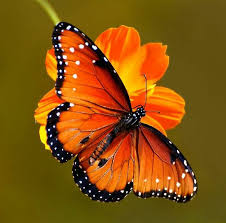
#> input picture dataset/kupu/1.jpg, 226 x 223 px; its folder holds 4 pictures in this run
$ jupyter execute glcm.ipynb
#> lines starting #> are read from the running program, lines starting #| are printed output that depends on the picture
[cell 1]
from PIL import Image
import os
import cv2
from io import BytesIO
import csv
import numpy as nm
import time as t

class Data:
    def __init__(self, path):
        imageObject  = Image.open(path)

        img_gray = cv2.cvtColor(nm.array(imageObject ), cv2.COLOR_BGR2GRAY)
        self.citra=img_gray
        self.matriksIterasi = [[0 for i in range(256)] for j in range(256)]

    def insertoCsv(self,data):
        row = data;
        with open('Dataset.csv', 'a') as csvFile:
            writer = csv.writer(csvFile)
            writer.writerow(row)
        print("succes")
        csvFile.close()

[cell 2]
import math
import matplotlib.pyplot as plt
import matplotlib.image as mpimg
import numpy as nm

class Glcm:
    def __init__(self):
        self.result =[]
    def forOder(self,a, b):
        # size = 0
        # for i in a[0]:
        #     size=size+1
        for i in range(len(a)):
                for j in range(len(a[i])-1):
                    p=a[i][j]
                    q=a[i][j+1]
                    b[p][q]=b[p][q]+1
        matriksIterasi1=list(map(list,zip(*b)))
        for i in range(len(b)):
                for j in range(len(b[0])):
                    b[i][j]=float(b[i][j])+matriksIterasi1[i][j]
        count=0
        for i in range(len(b)):
            for j in range(len(b[0])):
                count=count+b[i][j]
#         print(b)
        return self.normalisasi(b, count)

    def forOder45(self,a, b):
        # size = 0
        # for i in a[0]:
        #     size=size+1
        for i in range(len(a)-1):
                for j in range(len(a[i])-1):
                    p=a[i][j+1]
                    q=a[i+1][j]
                    b[p][q]=b[p][q]+1
        matriksIterasi1=list(map(list,zip(*b)))
        for i in range(len(b)):
                for j in range(len(b[0])):
                    b[i][j]=float(b[i][j])+matriksIterasi1[i][j]
        count=0
        for i in range(len(b)):
            for j in range(len(b[0])):
                count=count+b[i][j]
        return self.normalisasi(b, count)

    def forOder90(self,a, b):
        # size = 0
        # for i in a[0]:
        #     size=size+1
        for i in range(len(a)-1):
                for j in range(len(a[i])):
                    p=a[i][j]
                    q=a[i+1][j]
                    b[p][q]=b[p][q]+1
        matriksIterasi1=list(map(list,zip(*b)))
        for i in range(len(b)):
                for j in range(len(b[0])):
                    b[i][j]=float(b[i][j])+matriksIterasi1[i][j]
        count=0
        for i in range(len(b)):
            for j in range(len(b[0])):
                count=count+b[i][j]
        return self.normalisasi(b, count)

    def forOder135(self,a, b):
        # size = 0
        # for i in a[0]:
        #     size=size+1
        for i in range(len(a)-1):
                for j in range(len(a[i])-1):
                    p=a[i][j]
                    q=a[i+1][j+1]
                    b[p][q]=b[p][q]+1

        matriksIterasi1=list(map(list,zip(*b)))
        for i in range(len(b)):
                for j in range(len(b[0])):
                    b[i][j]=float(b[i][j])+matriksIterasi1[i][j]
        count=0
        for i in range(len(b)):
            for j in range(len(b[0])):
                count=count+b[i][j]
        return self.normalisasi(b, count)

    def normalisasi(self,data, counter):
#         print("Matriks coocurence")
        for i in range(len(data)):
                for j in range(len(data)):
                     data[i][j]=data[i][j]/counter
        return data

    def asmMethod(self, data):
        sume =0
        for i in range(len(data)-1):
            for j in range(len(data[i])-1):
                sume += (data[i][j]*data[i][j])
        return sume


    def contrasMethod(self, data):
        result = 0
        for i in range(len(data)-1):
            for j in range(len(data[i])-1):
                result += data[i][j]*((i-j)*(i-j))
        return result

    def idmMethod(self, data):
        result = 0
        for i in range(len(data)-1):
            for j in range(len(data[i])-1):
                kiri = 1/(1+((i-j)*(i-j)))
                tot = kiri*data[i][j]
                result += tot
        return result

    # [11 lines of commented-out code are left out]

    def energy(self,asm):
        return math.sqrt(asm)

#     new correlation method
    def getMean1(self, data):
        tambah1=0
        for i in range(len(data)-1):
            for j in range(len(data[i])-1):
                tambah1+=j*data[i][j]
        # print(tambah1)
        return tambah1
    def getMean2(self, data):
        tambah2=0
        for i in range(len(data)-1):
            for j in range(len(data[i])-1):
                tambah2=i*data[i][j]
        # print(tambah2)
        return tambah2
    def getStd(self, data, u1, u2):
        pangkat1=0
        pangkat2=0
        for i in range(len(data)-1):
            for j in range(len(data[i])-1):
                pangkat1+=((i-u1)*(i-u1))*data[i][j]
                pangkat2+=((j-u2)*(j-u2))*data[i][j]
        rho1=math.sqrt(pangkat1)
        rho2=math.sqrt(pangkat2)
        # print(rho1*rho2)
        return rho1*rho2

    def correlation(self, data):
        hasil=0
        u1 = self.getMean1(data)
        u2 = self.getMean2(data)
        bawah = self.getStd(data, u1, u2)
        for i in range(len(data)-1):
            for j in range(len(data[i])-1):
                tmp = ((i-u1)*(j-u2))/bawah
                akhir = data[i][j]*tmp
                hasil+=akhir
        # print(hasil)
        return (hasil)

[cell 3]
def countfeture(data, glcm):
    asm = glcm.asmMethod(data)
    energy = glcm.energy(asm)
    feture.append(energy)
    idm = glcm.idmMethod(data)
    feture.append(idm)
    cont = glcm.contrasMethod(data)
    feture.append(cont)
    corel = glcm.correlation(data)
    feture.append(corel)

[cell 4]
import glob
x =0
feture = []
mulai1 = t.time()
for filename in glob.glob('ngengat/*.jpg'):
    if x <= 70 :
        data = Data(filename)
        if (x==0):
            feture.append("nama")
            feture.append("jenis")
            feture.append("energy0")
            feture.append("idm0")
            feture.append("cont0")
            feture.append("korelasi0")
            feture.append("energy45")
            feture.append("idm45")
            feture.append("cont45")
            feture.append("korelasi45")
            feture.append("energy90")
            feture.append("idm90")
            feture.append("cont90")
            feture.append("korelasi90")
            feture.append("energy135")
            feture.append("idm135")
            feture.append("cont135")
            feture.append("korelasi135")
            feture.append("lebel")
            data.insertoCsv(feture)

        glcm = Glcm()
        feture = [filename, "G1"]
        data0 = glcm.forOder(data.citra, data.matriksIterasi)
        countfeture(data0, glcm)
        data45 = glcm.forOder45(data.citra, data.matriksIterasi)
        countfeture(data45, glcm)
        data90 = glcm.forOder90(data.citra, data.matriksIterasi)
        countfeture(data90, glcm)
        data135 = glcm.forOder135(data.citra, data.matriksIterasi)
        countfeture(data135, glcm)
        feture.append(0)
        data.insertoCsv(feture)
        print(x)
        x=x+1
    else:
        break
        print("waktu eksekusi : %s seconds " % (t.time() - mulai1))

[cell 5]
print("waktu eksekusi : %s seconds " % (t.time() - mulai1))

[cell 6]
x =0
mulai2 = t.time()
for filename in glob.glob('kupu/*.jpg'):
    if x <= 70 :
        data = Data(filename)
#> in __init__, imageObject is the input picture: PIL image 226x223 RGB; mean R, G, B 133.4, 83.5, 14.1
#> in __init__, `img_gray = cv2.cvtColor(nm.array(imageObject ), cv2.COLOR_BGR2GRAY)`:
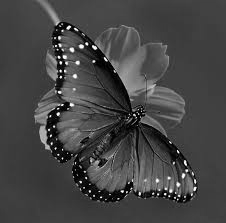
#> img_gray: shape (223, 226); min 0, max 255, mean 68.4
        glcm = Glcm()
        feture = [filename, "G1"]
        data0 = glcm.forOder(data.citra, data.matriksIterasi)
#> after the loop in forOder, `for i in range(len(a)):`: b = 256 items
#> after the loop in forOder, `for i in range(len(b)):`: count = 100350
#> after the loop in normalisasi, `for i in range(len(data)):`: data = 256 items
#> data0 = 256 items
        countfeture(data0, glcm)
#> after the loop in asmMethod, `for i in range(len(data)-1):`: sume = 0.0162
#> in countfeture, `energy = glcm.energy(asm)`: energy = 0.127
#> after the loop in idmMethod, `for i in range(len(data)-1):`: result = 0.522
#> after the loop in contrasMethod, `for i in range(len(data)-1):`: result = 440.7
#> after the loop in getMean1, `for i in range(len(data)-1):`: tambah1 = 68.42
#> in correlation, `u2 = self.getMean2(data)`: u2 = 0.00506
#> after the loop in getStd, `for i in range(len(data)-1):`: pangkat1 = 894.9; pangkat2 = 5577
#> in getStd, `rho1=math.sqrt(pangkat1)`: rho1 = 29.91
#> in getStd, `rho2=math.sqrt(pangkat2)`: rho2 = 74.68
#> in correlation, `bawah = self.getStd(data, u1, u2)`: bawah = 2234
#> after the loop in correlation, `for i in range(len(data)-1):`: hasil = 0.302
        data45 = glcm.forOder45(data.citra, data.matriksIterasi)
#> after the loop in forOder45, `for i in range(len(a)-1):`: b = 256 items
#> after the loop in forOder45, `for i in range(len(b)):`: count = 99902
#> data45 = 256 items
        countfeture(data45, glcm)
        data90 = glcm.forOder90(data.citra, data.matriksIterasi)
#> after the loop in forOder90, `for i in range(len(b)):`: count = 100346
#> data90 = 256 items
        countfeture(data90, glcm)
        data135 = glcm.forOder135(data.citra, data.matriksIterasi)
#> after the loop in forOder135, `for i in range(len(b)):`: count = 99902
#> data135 = 256 items
        countfeture(data135, glcm)
        feture.append(1)
        data.insertoCsv(feture)
#> in insertoCsv, `row = data;`: row = 19 items
        print(x)
        x=x+1
    else:
        break
        print("waktu eksekusi : %s seconds " % (t.time() - mulai2))
#> pass 2 of the loop `for filename in glob.glob('kupu/*.jpg'):`:
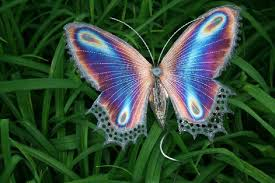
#> input picture dataset/kupu/10.jpg, 275 x 183 px
#> in __init__, imageObject is the input picture: PIL image 275x183 RGB; mean R, G, B 50.7, 75.4, 55.1
#> in __init__ (call 2), `img_gray = cv2.cvtColor(nm.array(imageObject ), cv2.COLOR_BGR2GRAY)`:
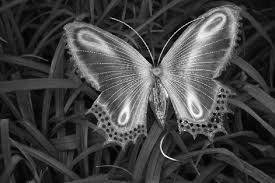
#> img_gray: shape (183, 275); min 0, max 253, mean 66.5
#> pass 3 of the loop `for filename in glob.glob('kupu/*.jpg'):`:
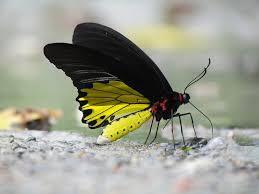
#> input picture dataset/kupu/11.jpg, 259 x 194 px
#> in __init__, imageObject is the input picture: PIL image 259x194 RGB; mean R, G, B 156, 157.6, 143.1
#> in __init__ (call 3), `img_gray = cv2.cvtColor(nm.array(imageObject ), cv2.COLOR_BGR2GRAY)`:
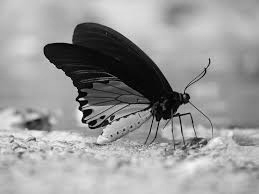
#> img_gray: shape (194, 259); min 0, max 254, mean 153
#> the loop made 4 passes; the first 3 are shown
